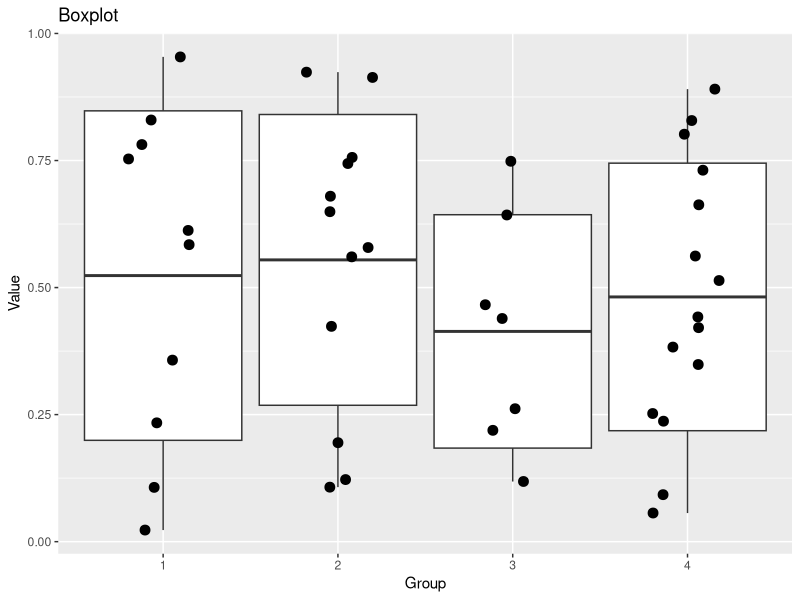

Generate this figure with R:
## ---- chunk 1
# make this an external chunk that can be included in any file
library(knitr)
options(width = 72)
opts_chunk$set(message = F, error = F, warning = F, comment = NA, fig.align = 'center', dpi = 100, tidy = F, cache.path = '.cache/', fig.path = 'figure/')

options(xtable.type = 'html')
knit_hooks$set(inline = function(x) {
  if(is.numeric(x)) {
    round(x, getOption('digits'))
  } else {
    paste(as.character(x), collapse = ', ')
  }
})
knit_hooks$set(plot = knitr:::hook_plot_html)
## ---- chunk 2
library(ggplot2)
 
# create fictitious data
a <- runif(10)
b <- runif(12)
c <- runif(7)
d <- runif(15)
 
# data groups
group <- factor(rep(1:4, c(10, 12, 7, 15)))
 
# dataframe
mydata <- data.frame(c(a,b,c,d), group)
names(mydata) <- c("value", "group")
 
# function for computing mean, DS, max and min values
min.mean.sd.max <- function(x) {
  r <- c(min(x), mean(x) - sd(x), mean(x), mean(x) + sd(x), max(x))
  names(r) <- c("ymin", "lower", "middle", "upper", "ymax")
  r
}
 
# ggplot code
p1 <- ggplot(aes(y = value, x = factor(group)), data = mydata)
p1 <- p1 + stat_summary(fun.data = min.mean.sd.max, geom = "boxplot") + geom_jitter(position=position_jitter(width=.2), size=3) + ggtitle("Boxplot") + xlab("Group") + ylab("Value")

p1

